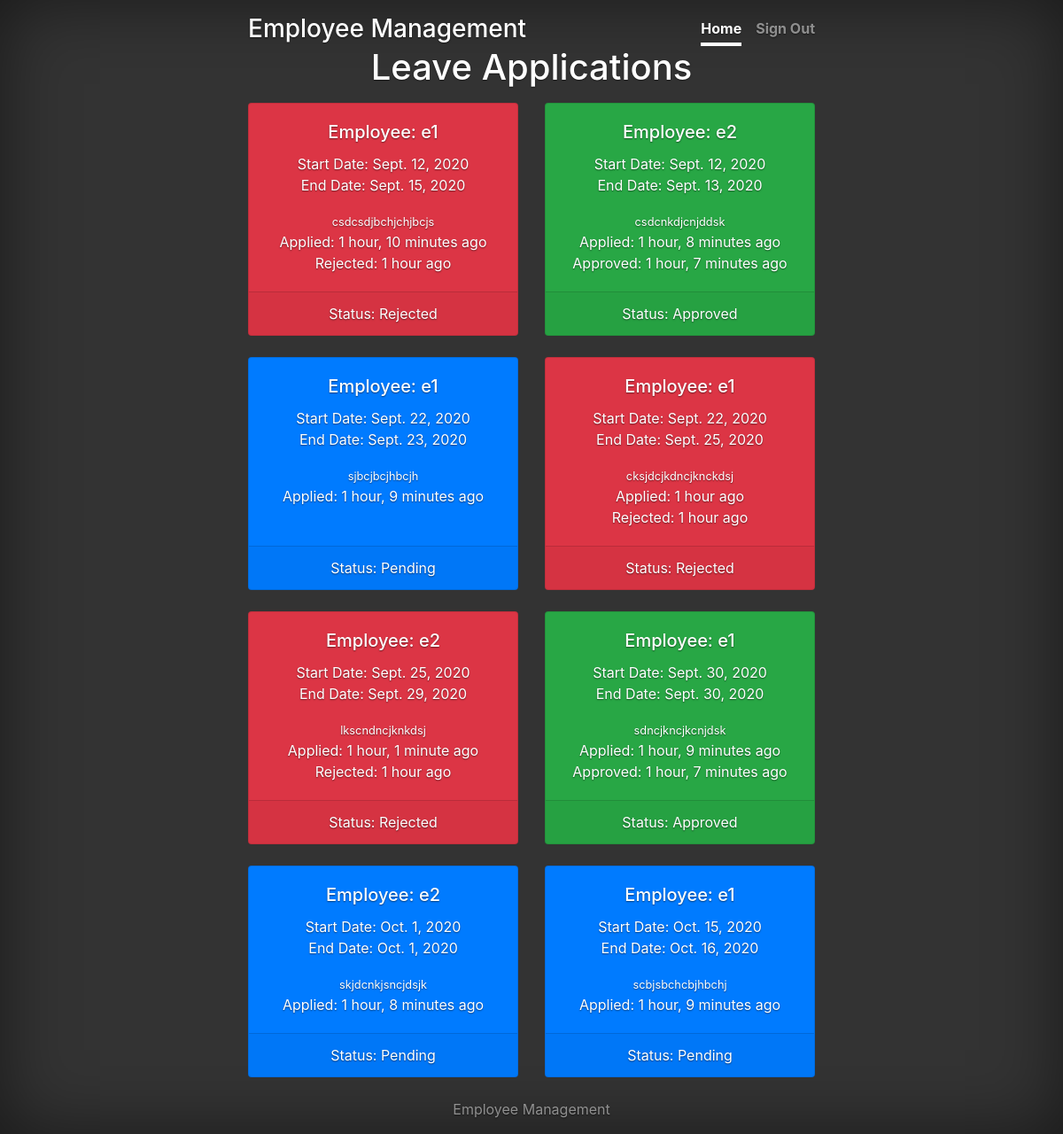
The app's page /view/ (signed in) with its own data.
### account/models.py (models this page shows, shortened)
class LeaveApplication(models.Model):
	user = models.ForeignKey(User, on_delete=models.CASCADE)
	startDate = models.DateField()
	endDate = models.DateField()
	description = models.TextField(max_length=255)
	status = models.CharField(max_length=1, default='p')
	appliedDetail = models.DateTimeField(auto_now_add=True, null=True)
	approvedDetail = models.DateTimeField(null=True)
	class Meta:
		ordering = ['startDate']

### account/views.py (the view)
# urls.py: path('view/' ,views.viewView.as_view(), name='viewView'),
class viewView(LoginRequiredMixin, UserPassesTestMixin, ListView):
    raise_exception = True
    template_name = 'account/view.html'
    def test_func(self):
        allowedRoles = ('Admin', 'Employee')
        return any([self.request.user.groups.filter(name=group).exists() for group in allowedRoles])
    def get_queryset(self):
        if self.request.user.groups.filter(name='Employee').exists():
            return LeaveApplication.objects.filter(user=self.request.user)
        return LeaveApplication.objects.all()

### account/templatetags/myfilters.py (called while the page is built)
@register.filter(name='status')
@stringfilter
def status(value):
	d = {
		'p' : 'Pending',
		'r' : 'Rejected',
		'a' : 'Approved',
	}
	if d.get(value):
		return d[value]
	else:
		return 'Pending'

@register.filter(name='color')
@stringfilter
def status(value):
	d = {
		'p' : 'bg-primary',
		'r' : 'bg-danger',
		'a' : 'bg-success',
	}
	if d.get(value):
		return d[value]
	else:
		return 'text-dark'

### account/templates/account/view.html (shortened to what this page needs)
{% extends "base.html" %}
{% load static %} {% load myfilters %}
{% block content %}
	<div class="cover-container d-flex w-100 h-100 p-3 mx-auto flex-column">
  <header class="masthead mb-auto">
    <div class="inner">
      <h3 class="masthead-brand">Employee Management</h3>
      <nav class="nav nav-masthead justify-content-center">
        <a class="nav-link active" href="/">Home</a>
        <a class="nav-link" href="/logout">Sign Out</a>
      </nav>
    </div>
  </header>
  <h1>Leave Applications</h1>
  <div class="row row-cols-1 row-cols-md-2 mt-2">
      {% for instance in object_list %}
      <div class="col mb-4">
        <div class="card h-100 text-white {{ instance.status|color }}">
          <div class="card-body">
            <h5 class="card-title">Employee: {{ instance.user }}</h5>
            <p class="card-text">
            	Start Date: {{ instance.startDate }} <br />
            	End Date: {{ instance.endDate }}
            </p>
            <small class="text-white right-text">{{ instance.description }}</small>
          <p class="card-text text-white">
            Applied: {{ instance.appliedDetail|timesince }} ago
            {% if instance.status == 'a' %}
              <br /> Approved: {{ instance.approvedDetail|timesince }} ago
            {% elif instance.status == 'r' %}
              <br /> Rejected: {{ instance.approvedDetail|timesince }} ago
            {% endif %}
          </p>
          </div>
          <div class="card-footer">
            Status: {{ instance.status|status }}
          </div>
        </div>
      </div>
      {% endfor %}
    </div>
  <footer class="mastfoot mt-auto">
    <div class="inner">
      <p>Employee Management</p>
    </div>
  </footer>
</div>
{% endblock %}

### templates/base.html (shortened to what this page needs)
{% load static %}
<!doctype html>
<html lang="en">
  <head>
    <link rel="stylesheet" href="https://stackpath.bootstrapcdn.com/bootstrap/4.5.2/css/bootstrap.min.css">
    <link href="{% static 'base.css' %}" rel="stylesheet">
	<link href="{% static 'cover.css' %}" rel="stylesheet">
  </head>
  <body class="text-center">
  		{% block content %} {% endblock %}
	</body>
</html>

### static/cover.css (style rules this page uses)
a, a:focus, a:hover { color: #fff; }
html, body { height: 100%; background-color: #333; }
body { display: -ms-flexbox; display: flex; color: #fff; text-shadow: 0 .05rem .1rem rgba(0, 0, 0, .5); box-shadow: inset 0 0 5rem rgba(0, 0, 0, .5); }
.cover-container { max-width: 42em; }
.masthead { margin-bottom: 2rem; }
.masthead-brand { margin-bottom: 0; }
.nav-masthead .nav-link { padding: .25rem 0; font-weight: 700; color: rgba(255, 255, 255, .5); background-color: transparent; border-bottom: .25rem solid transparent; }
.nav-masthead .nav-link + .nav-link { margin-left: 1rem; }
.nav-masthead .active { color: #fff; border-bottom-color: #fff; }
@media (min-width: 48em) { .masthead-brand { float: left; } }
@media (min-width: 48em) { .nav-masthead { float: right; } }
.mastfoot { color: rgba(255, 255, 255, .5); }

### records on screen
LeaveApplication: user "e1", startDate "Sept. 12, 2020", endDate "Sept. 15, 2020", description "csdcsdjbchjchjbcjs", appliedDetail "1 hour, 10 minutes", approvedDetail "1 hour", status|status "Rejected"
LeaveApplication: user "e2", startDate "Sept. 12, 2020", endDate "Sept. 13, 2020", description "csdcnkdjcnjddsk", appliedDetail "1 hour, 8 minutes", approvedDetail "1 hour, 7 minutes", status|status "Approved"
LeaveApplication: user "e1", startDate "Sept. 22, 2020", endDate "Sept. 23, 2020", description "sjbcjbcjhbcjh", appliedDetail "1 hour, 9 minutes", status|status "Pending"
LeaveApplication: user "e1", startDate "Sept. 22, 2020", endDate "Sept. 25, 2020", description "cksjdcjkdncjknckdsj", appliedDetail "1 hour", approvedDetail "1 hour", status|status "Rejected"
LeaveApplication: user "e2", startDate "Sept. 25, 2020", endDate "Sept. 29, 2020", description "lkscndncjknkdsj", appliedDetail "1 hour, 1 minute", approvedDetail "1 hour", status|status "Rejected"
LeaveApplication: user "e1", startDate "Sept. 30, 2020", endDate "Sept. 30, 2020", description "sdncjkncjkcnjdsk", appliedDetail "1 hour, 9 minutes", approvedDetail "1 hour, 7 minutes", status|status "Approved"
LeaveApplication: user "e2", startDate "Oct. 1, 2020", endDate "Oct. 1, 2020", description "skjdcnkjsncjdsjk", appliedDetail "1 hour, 8 minutes", status|status "Pending"
LeaveApplication: user "e1", startDate "Oct. 15, 2020", endDate "Oct. 16, 2020", description "scbjsbchcbjhbchj", appliedDetail "1 hour, 9 minutes", status|status "Pending"
